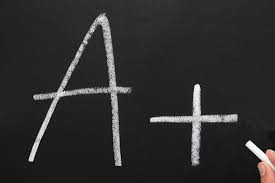
#> input picture mor.jpg, 275 x 183 px
$ python assignment8.py
#> lines starting #> are read from the running program, lines starting #| are printed output that depends on the picture; after the words box and inside, x2 and y2 are one past the last pixel; in counts of white or black regions, pixels touching at a corner belong together
import cv2
import numpy as np
import matplotlib.pyplot as plt
img = cv2.imread('./mor.jpg',0)
#> img: shape (183, 275); min 0, max 255, mean 45.9
kernel1 = np.ones((3, 3), dtype=np.uint8)
kernel2 = np.ones((5, 5), dtype=np.uint8)
kernel3 = np.ones((7, 7), dtype=np.uint8)

th,binary=cv2.threshold(img,127,256,cv2.THRESH_BINARY)
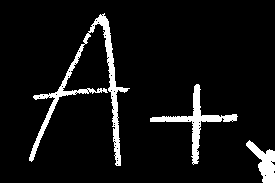
#> binary: shape (183, 275); 7% white; 3 white regions, box (x1, y1, x2, y2) and area: (29, 13, 130, 166) 1924, (150, 84, 238, 165) 1028, (246, 140, 275, 183) 578
img_erosion1 = cv2.erode(binary, kernel1, iterations=1)
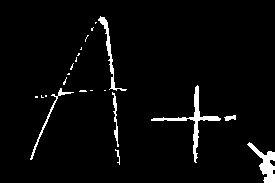
#> img_erosion1: shape (183, 275); 3.5% white; 22 white regions (15 under 20 px), largest, box (x1, y1, x2, y2) and area: (151, 85, 221, 163) 551, (247, 142, 275, 183) 432, (98, 16, 127, 91) 296
img_dilation1 = cv2.dilate(binary, kernel1, iterations=1)
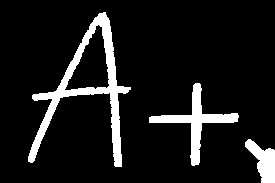
#> img_dilation1: shape (183, 275); 10.2% white; 3 white regions, box (x1, y1, x2, y2) and area: (28, 12, 131, 167) 3004, (149, 83, 239, 166) 1436, (245, 139, 275, 183) 708
opening1 = cv2.morphologyEx(binary, cv2.MORPH_OPEN, kernel1)
#> opening1: shape (183, 275); 6.4% white; 15 white regions (3 under 20 px), largest, box (x1, y1, x2, y2) and area: (94, 15, 128, 166) 901, (150, 84, 222, 164) 889, (246, 141, 275, 183) 576
closing1 = cv2.morphologyEx(binary, cv2.MORPH_CLOSE, kernel1)
#> closing1: shape (183, 275); 7.4% white; 3 white regions, box (x1, y1, x2, y2) and area: (29, 13, 130, 166) 2046, (150, 84, 238, 165) 1082, (246, 140, 275, 183) 594

img_erosion2 = cv2.erode(binary, kernel2, iterations=1)
#> img_erosion2: shape (183, 275); 1.3% white; 16 white regions (11 under 20 px), largest, box (x1, y1, x2, y2) and area: (249, 144, 275, 183) 286, (191, 87, 219, 153) 199, (100, 18, 107, 28) 32, (107, 37, 110, 55) 26, (168, 118, 186, 120) 20
img_dilation2 = cv2.dilate(binary, kernel2, iterations=1)
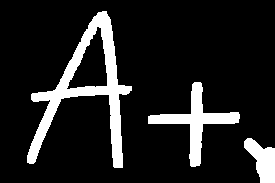
#> img_dilation2: shape (183, 275); 13% white; 3 white regions, box (x1, y1, x2, y2) and area: (27, 11, 132, 168) 3948, (148, 82, 240, 167) 1796, (244, 138, 275, 183) 821
opening2 = cv2.morphologyEx(binary, cv2.MORPH_OPEN, kernel2)
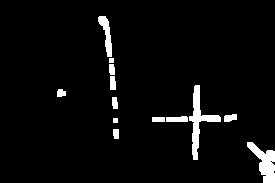
#> opening2: shape (183, 275); 4.2% white; 13 white regions, largest, box (x1, y1, x2, y2) and area: (189, 85, 221, 160) 647, (247, 142, 275, 183) 560, (98, 16, 112, 57) 270
closing2 = cv2.morphologyEx(binary, cv2.MORPH_CLOSE, kernel2)
#> closing2: shape (183, 275); 7.6% white; 3 white regions, box (x1, y1, x2, y2) and area: (29, 13, 130, 166) 2104, (150, 84, 238, 165) 1088, (246, 140, 275, 183) 609

img_erosion3 = cv2.erode(binary, kernel3, iterations=1)
#> img_erosion3: shape (183, 275); 0.39% white; 6 white regions (5 under 20 px), largest, box (x1, y1, x2, y2) and area: (262, 154, 275, 183) 163
img_dilation3 = cv2.dilate(binary, kernel3, iterations=1)
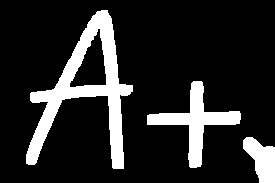
#> img_dilation3: shape (183, 275); 15.8% white; 3 white regions, box (x1, y1, x2, y2) and area: (26, 10, 133, 169) 4865, (147, 81, 241, 168) 2162, (243, 137, 275, 183) 930
opening3 = cv2.morphologyEx(binary, cv2.MORPH_OPEN, kernel3)
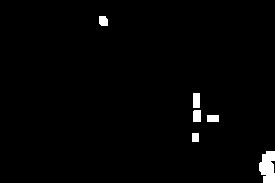
#> opening3: shape (183, 275); 1.7% white; 6 white regions, box (x1, y1, x2, y2) and area: (259, 151, 275, 183) 406, (193, 93, 200, 108) 105, (193, 110, 201, 122) 95, (207, 115, 219, 122) 84, (99, 16, 108, 26) 82, (192, 133, 199, 142) 63
closing3 = cv2.morphologyEx(binary, cv2.MORPH_CLOSE, kernel3)
#> closing3: shape (183, 275); 7.7% white; 3 white regions, box (x1, y1, x2, y2) and area: (29, 13, 130, 166) 2147, (150, 84, 238, 165) 1094, (246, 140, 275, 183) 621


plt.figure(figsize=(15,15))
plt.subplot(7,2,1)
plt.title("Gray Image")
plt.imshow(binary, cmap='gray')

plt.subplot(7,2,2)
plt.title("Binary Image")
plt.imshow(binary,cmap='gray')

plt.subplot(7,2,3)
plt.title("Erosion1")
plt.imshow(img_erosion1,cmap='gray')

plt.subplot(7,2,4)
plt.title("Erosion2")
plt.imshow(img_erosion2,cmap='gray')

plt.subplot(7,2,5)
plt.title("Erosion3")
plt.imshow(img_erosion3,cmap='gray')

plt.subplot(7,2,6)
plt.title("Dilation1")
plt.imshow(img_dilation1,cmap='gray')

plt.subplot(7,2,7)
plt.title("Dilation2")
plt.imshow(img_dilation2,cmap='gray')

plt.subplot(7,2,8)
plt.title("Dilation3")
plt.imshow(img_dilation3,cmap='gray')

plt.subplot(7,2,9)
plt.title("Opening1")
plt.imshow(opening1,cmap='gray')

plt.subplot(7,2,10)
plt.title("Opening2")
plt.imshow(opening2,cmap='gray')

plt.subplot(7,2,11)
plt.title("Opening3")
plt.imshow(opening3,cmap='gray')

plt.subplot(7,2,12)
plt.title("Closing1")
plt.imshow(closing1,cmap='gray')

plt.subplot(7,2,13)
plt.title("Closing2")
plt.imshow(closing2,cmap='gray')

plt.subplot(7,2,14)
plt.title("Closing3")
plt.imshow(closing3,cmap='gray')

plt.show()
